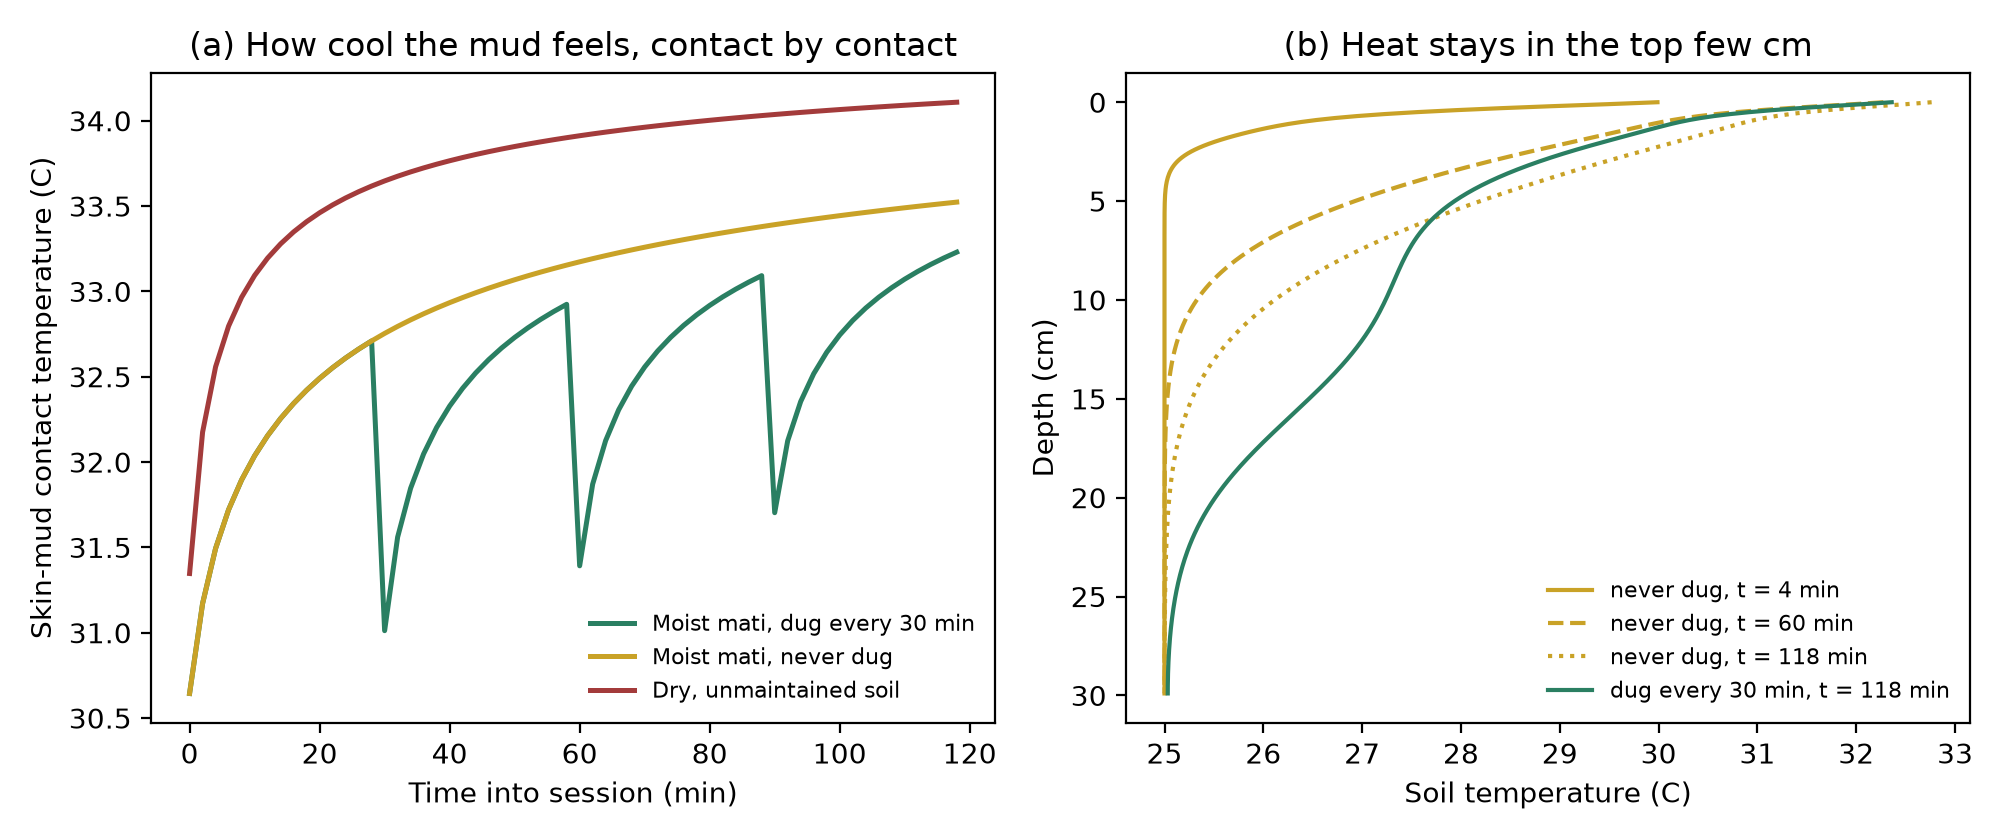

Generate this figure with Python:
import numpy as np

DZ, DT = 1e-3, 0.25
SESSION_S = 2 * 3600
CONTACT_S, CYCLE_S = 30, 120           # ASSUMPTION: one patch touched 30 s in every 2 min
SKIN = dict(k=0.37, rc=1100 * 3500, depth=0.02, T_core=36.0)
AIR = dict(T=26.0, h=10.0)              # ASSUMPTION: dawn air, light breeze
SOIL_DEPTH, MIX_DEPTH = 0.30, 0.15
T_SOIL0 = 25.0                          # dawn soil temperature

SCENARIOS = {
    "Moist mati, dug every 30 min": dict(k=1.2, rc=2.8e6, evap=60.0, dig_every=1800),
    "Moist mati, never dug":        dict(k=1.2, rc=2.8e6, evap=60.0, dig_every=None),
    "Dry, unmaintained soil":       dict(k=0.3, rc=1.3e6, evap=10.0, dig_every=None),
}


def run(p):
    n_s, n_k = int(SOIL_DEPTH / DZ), int(SKIN["depth"] / DZ)
    T = np.full(n_s, T_SOIL0)
    a_s = p["k"] / p["rc"]
    a_k = SKIN["k"] / SKIN["rc"]
    assert DT < DZ**2 / (2 * max(a_s, a_k)), "explicit scheme unstable"
    r_iface = DZ / 2 / SKIN["k"] + DZ / 2 / p["k"]
    skin = None
    contact_T, heat_in, profiles = [], 0.0, {}
    steps = int(SESSION_S / DT)
    for i in range(steps):
        t = i * DT
        in_contact = (t % CYCLE_S) < CONTACT_S
        if in_contact and skin is None:
            skin = np.full(n_k, SKIN["T_core"])          # fresh, warm skin each contact
        if not in_contact:
            skin = None
        # soil interior conduction
        flux = p["k"] * np.diff(T) / DZ                   # W/m2 between soil nodes
        dT = np.zeros_like(T)
        dT[:-1] += flux / DZ
        dT[1:] -= flux / DZ
        # surface boundary
        if in_contact:
            q = (skin[-1] - T[0]) / r_iface               # skin -> soil
            heat_in += q * DT
            fk = SKIN["k"] * np.diff(skin) / DZ
            dK = np.zeros_like(skin)
            dK[:-1] += fk / DZ
            dK[1:] -= fk / DZ
            dK[-1] -= q / DZ
            skin = skin + DT * dK / SKIN["rc"]
            skin[0] = SKIN["T_core"]
            if (t % CYCLE_S) < DT:
                contact_T.append((t / 60, None))
        else:
            q = -AIR["h"] * (T[0] - AIR["T"]) - p["evap"]
        dT[0] += q / DZ
        T = T + DT * dT / p["rc"]
        if in_contact and contact_T and contact_T[-1][1] is None and (t % CYCLE_S) >= 1.0:
            contact_T[-1] = (contact_T[-1][0], (skin[-1] + T[0]) / 2)   # interface after ~1 s
        if p["dig_every"] and t > 0 and abs(t % p["dig_every"]) < DT / 2:
            m = int(MIX_DEPTH / DZ)
            T[:m] = T[:m].mean()
        for mark in (4, 60, 118):
            if abs(t - mark * 60 - CONTACT_S) < DT / 2:
                profiles[mark] = T.copy()
    return dict(contact_T=[c for c in contact_T if c[1] is not None],
                heat_kJ=heat_in / 1e3, profiles=profiles, final=T)


def main():
    import sys
    global CYCLE_S
    if len(sys.argv) > 1:
        CYCLE_S = int(sys.argv[1])     # e.g. 600 = a quieter patch touched once in 10 min
    results = {name: run(p) for name, p in SCENARIOS.items()}
    print(f"\n=== 2-hour dawn session, one 1 m2 patch, {CONTACT_S} s contact every {CYCLE_S} s ===\n")
    for name, r in results.items():
        ct = [c[1] for c in r["contact_T"]]
        print(f"{name:32s} contact temp: start {ct[0]:.1f} C, end {ct[-1]:.1f} C, "
              f"mean {np.mean(ct):.1f} C | heat drawn from skin {r['heat_kJ']:.0f} kJ/m2 "
              f"| top-1cm temp at end {r['final'][:10].mean():.1f} C")
    try:
        import matplotlib
        matplotlib.use("Agg")
        import matplotlib.pyplot as plt
        fig, ax = plt.subplots(1, 2, figsize=(10, 4.2))
        colors = ["#2a7f62", "#c9a227", "#a33b3b"]
        for (name, r), c in zip(results.items(), colors):
            x, y = zip(*r["contact_T"])
            ax[0].plot(x, y, color=c, label=name, lw=1.8)
        ax[0].set_xlabel("Time into session (min)")
        ax[0].set_ylabel("Skin-mud contact temperature (C)")
        ax[0].set_title("(a) How cool the mud feels, contact by contact")
        ax[0].legend(frameon=False, fontsize=8)
        z = np.arange(int(SOIL_DEPTH / DZ)) * DZ * 100
        r = results["Moist mati, never dug"]
        for mark, ls in zip((4, 60, 118), ("-", "--", ":")):
            ax[1].plot(r["profiles"][mark], z, color="#c9a227", ls=ls, label=f"never dug, t = {mark} min")
        r = results["Moist mati, dug every 30 min"]
        ax[1].plot(r["profiles"][118], z, color="#2a7f62", label="dug every 30 min, t = 118 min")
        ax[1].invert_yaxis()
        ax[1].set_xlabel("Soil temperature (C)")
        ax[1].set_ylabel("Depth (cm)")
        ax[1].set_title("(b) Heat stays in the top few cm")
        ax[1].legend(frameon=False, fontsize=8)
        fig.tight_layout()
        if len(sys.argv) == 1:
            fig.savefig("heat_session_sim.png", dpi=200)
            print("\nFigure written to heat_session_sim.png")
    except ImportError:
        pass


if __name__ == "__main__":
    main()
